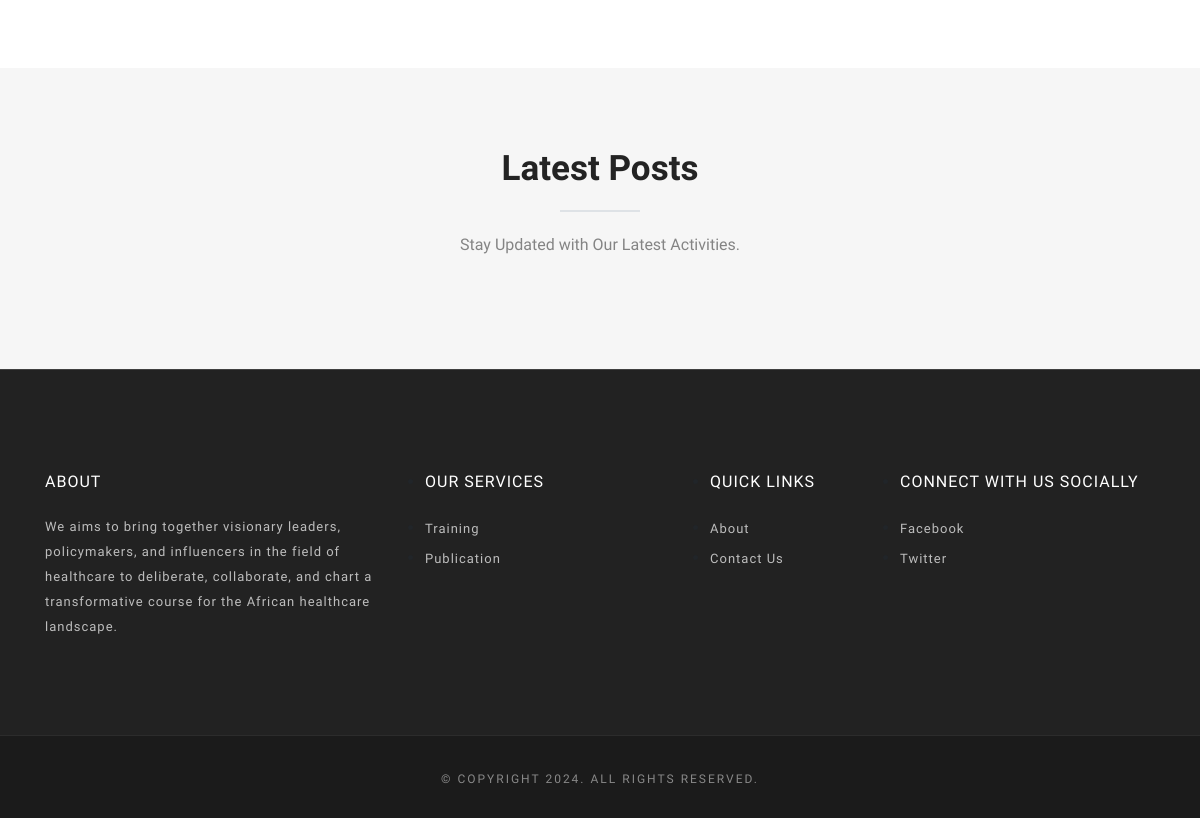
Before: / (lower part) with the older database file.
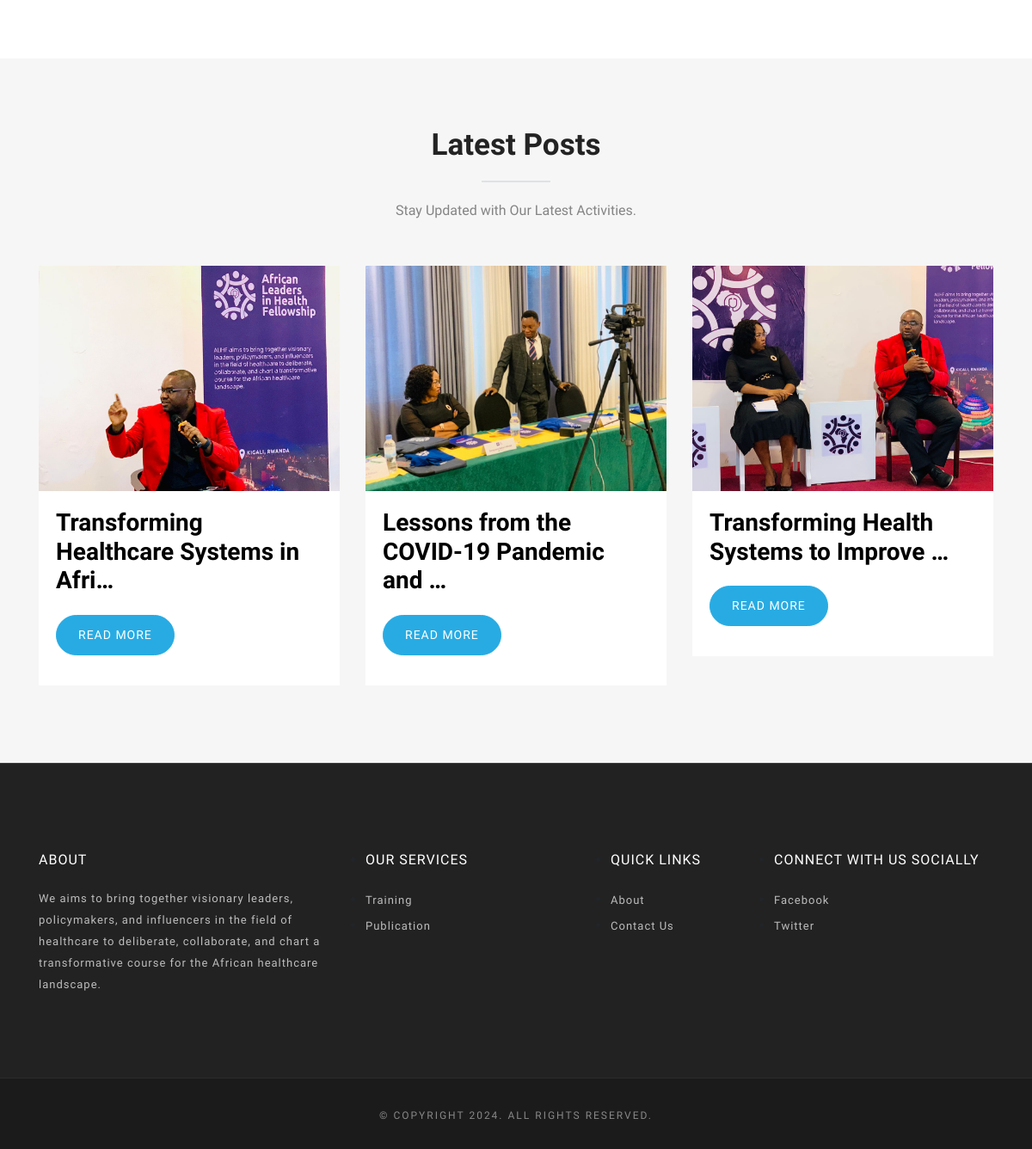
After: the same page with the newer database file.
### ALIHF_blog/models.py (models this page shows, shortened)
class BlogPost(models.Model):
    blog_id = models.UUIDField(default=uuid.uuid4, primary_key=True, unique=True, editable=False)
    title = models.CharField(max_length=500)
    body = CKEditor5Field(config_name='extends')
    slug = models.SlugField(unique=True)
    image = models.ImageField(upload_to='images', blank=True, null=True)
    created = models.DateTimeField(auto_now_add=True)
    modified = models.DateTimeField(auto_now=True)

### ALIHF_basic/views.py (the view)
# urls.py: path('', HomeView.as_view(), name='home'),
class HomeView(ListView):
    model = BlogPost
    template_name = "frontend/home.html"
    def get_queryset(self):
        return BlogPost.objects.all()

### Templates/frontend/home.html (shortened to what this page needs)
{% extends "base_front.html" %}
{% load static %}
{% block head %} {% include "partials/head.html" %} {%endblock %}
{% block body %}
	{% include 'partials/stats.html' %}
	<section class="blog" id="blog">
		<div class="container">
			<div class="row justify-content-center">
				<div class="col-xl-6 col-lg-8">
					<div class="title text-center ">
						<h2> Latest <span class="color">Posts</span></h2>
						<div class="border"></div>
						<p>Stay Updated with Our Latest Activities.</p>
					</div>
				</div>
			</div>
			<div class="row">
				{% for blog in object_list  %}
				<article class="col-lg-4 col-md-6">
					<div class="post-item">
						<div class="media-wrapper">
							<img loading="lazy" src="{{blog.image.url}}" alt="amazing caves coverimage" class="img-fluid">
						</div>
						<div class="content">
							<h3><a href="{% url 'blog:post_details' blog.slug %}">{{blog.title|truncatechars:40}}</a></h3>
							<a class="btn btn-main" href="{% url 'blog:post_details' blog.slug %}">Read more</a>
						</div>
					</div>
				</article>
				{% endfor %}
			</div>
		</div>
	</section>
	{% include "partials/footer.html" %}
{%endblock %}

### Templates/base_front.html (shortened to what this page needs)
<!DOCTYPE html>
<html lang="en">
	<head>
    	{% block head %} {% endblock %}
	</head>
	<body id="body">
		{% block body %}{% endblock %}
	</body>
</html>

### Templates/partials/head.html (shortened to what this page needs)
{% load static %}
<link rel="stylesheet" href="{% static 'home/plugins/themefisher-font/style.css' %}">
<link rel="stylesheet" href="{% static 'home/plugins/bootstrap/bootstrap.min.css' %}">
<link rel="stylesheet" href="{% static 'home/plugins/lightbox2/css/lightbox.min.css' %}">
<link rel="stylesheet" href="{% static 'home/plugins/animate/animate.css' %}">
<link rel="stylesheet" href="{% static 'home/plugins/slick/slick.css' %}">
<link rel="stylesheet" href="{% static 'home/css/style.css' %}">

### Templates/partials/nav.html (shortened to what this page needs)
{% load static %}

### Templates/partials/stats.html (shortened to what this page needs)
	<section class="counter-wrapper section-sm">
	</section>

### Templates/partials/footer.html
{% load static %}
<footer id="footer" class="bg-one">
	<div class="top-footer">
		<div class="container">
		<div class="row justify-content-around">
			<div class="col-lg-4 col-md-6 mb-5 mb-lg-0">
			<h3>about</h3>
			<p>We aims to bring together visionary leaders, policymakers, and influencers in
                the field of healthcare to deliberate, collaborate, and chart a
                transformative course for the African healthcare landscape.</p>
			</div>
			<div class="col-lg-3 col-md-6 mb-5 mb-lg-0">
			<ul>
				<li>
				<h3>Our Services</h3>
				</li>
				<li><a href="">Training</a></li>
				<li><a href="">Publication</a></li>
			</ul>
			</div>
			<div class="col-lg-2 col-md-6 mb-5 mb-md-0">
			<ul>
				<li>
				<h3>Quick Links</h3>
				</li>
				<li><a href="{% url 'basic:about' %}">About</a></li>
				<li><a href="{% url 'basic:contact' %}">Contact Us</a></li>
			</ul>
			</div>
			<div class="col-lg-3 col-md-6">
			<ul>
				<li>
				<h3>Connect with us Socially</h3>
				</li>
				<li><a href="">Facebook</a></li>
				<li><a href="">Twitter</a></li>
			</ul>
			</div>
		</div>
		</div>
	</div>
	<div class="footer-bottom">
		<h5>&copy; Copyright 2024. All rights reserved.</h5>
	</div>
</footer>

### Templates/partials/script.html (shortened to what this page needs)
{% load static %}

### Static/home/css/style.css (style rules this page uses)
body { line-height: 1.4; font-family: "Source Sans Pro", sans-serif; -webkit-font-smoothing: antialiased; }
p { font-family: "Source Sans Pro", sans-serif; color: #848484; font-size: 16px; line-height: 1.65; }
h1, h2, h3, h4, h5, h6 { font-family: "Catamaran", sans-serif; font-weight: 600; }
ol, ul { margin: 0; padding: 0; }
a { transition: all 0.3s ease-in 0s; }
a, a:focus, a:hover { text-decoration: none; outline: 0; }
.btn-main { background: #28ABE3; border: 1px solid #28ABE3; color: #fff; display: inline-block; font-size: 14px; letter-spacing: 1px; padding: 12px 40px; text-transform: uppercase; border-radius: 40px; }
.section-sm { padding: 70px 0; }
.title { padding-bottom: 50px; overflow: hidden; }
.title h2 { font-weight: 600; font-size: 35px; color: #232323; }
.title p { color: #848484; margin: 0 auto; }
.border { height: 2px; margin: 20px auto 20px; position: relative; width: 80px; background: #28ABE3; }
.blog { padding-bottom: 60px; padding-top: 80px; background: #F6F6F6; }
.post-item { background: #fff; margin-bottom: 30px; }
.post-item .content { padding: 20px; }
.post-item .content h3 a { color: #000; }
.post-item .content .btn-main { padding: 12px 25px; margin: 15px 0; }
.top-footer { background-color: #222222; border-top: 1px solid #404040; padding: 100px 0 80px; }
.top-footer h3 { font-size: 16px; line-height: 1.5; color: #fff; font-weight: 400; text-transform: uppercase; letter-spacing: 1px; margin-bottom: 20px; }
.top-footer p { font-size: 13px; line-height: 25px; color: #bdbdbd; font-weight: 300; letter-spacing: 1px; padding-right: 20px; }
.top-footer li a { font-size: 13px; line-height: 30px; color: #bdbdbd; font-weight: 300; letter-spacing: 1px; text-transform: capitalize; transition: color 0.3s; font-family: "Source Sans Pro", sans-serif; display: block; }
.footer-bottom { text-align: center; background-color: #1b1b1b; border-top: 1px solid #2c2c2c; padding: 30px 0; }
.footer-bottom h5 { font-size: 12px; line-height: 1; color: #888888; font-weight: 400; text-transform: uppercase; letter-spacing: 2px; margin-top: 7px; margin-bottom: 3px; }

Changed rows visible on the page:
added BlogPost: image (picture), title "Transforming Healthcare Systems in Afri…"
added BlogPost: image (picture), title "Lessons from the COVID-19 Pandemic and …"
added BlogPost: image (picture), title "Transforming Health Systems to Improve …"
